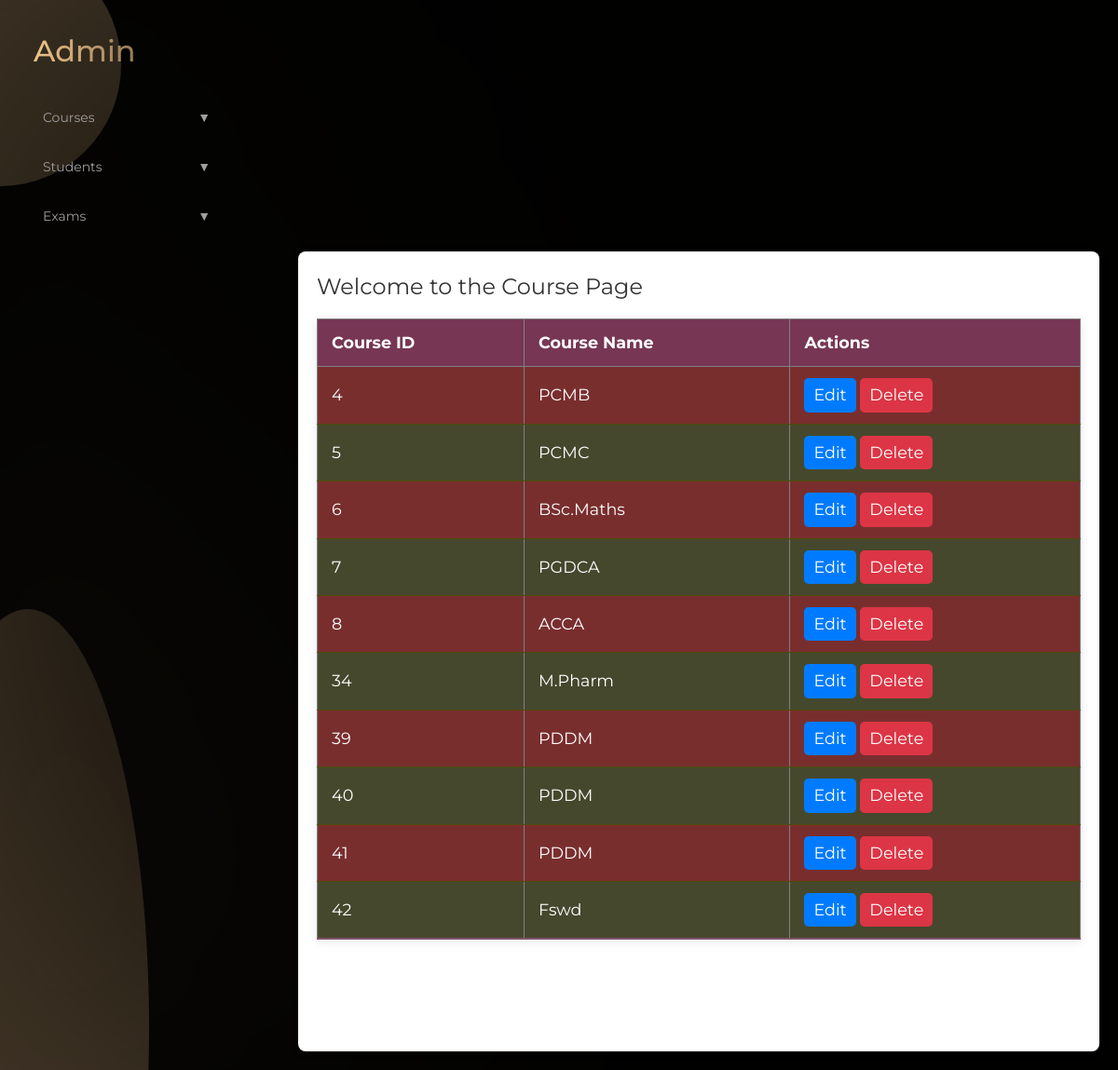
The page /view-course/ (signed in) on the database its author committed.
### myapp/models.py (models this page shows, shortened)
class Course(models.Model):
    course_name = models.CharField(max_length=255,default="s")

### myapp/views.py (the view)
# urls.py: path('view-course/', view_course, name='view_course'),
@login_required(login_url='adminlogin')
def view_course(request):
    course = Course.objects.all()  # Fetch all course data
    return render(request, 'admin/view_course.html', {'course': course})  # Pass the data in context

### templates/admin/view_course.html (shortened to what this page needs)
<!DOCTYPE html>
<html>
<head>
    <link href="https://stackpath.bootstrapcdn.com/bootstrap/4.5.2/css/bootstrap.min.css" rel="stylesheet">
</head>
<body>
  {% extends 'admin/dashboard.html' %}
  {% block mynav %}
  <section class="home-section">
      <p>Welcome to the Course Page</p>
      <table border="1">
          <thead>
              <tr>
                  <th>Course ID</th>
                  <th>Course Name</th>
                  <th>Actions</th>
              </tr>
          </thead>
          <tbody>
              {% for course in course %}
              <tr id="course-{{ course.id }}">
                  <td>{{ course.id }}</td>
                  <td class="course-name">{{ course.course_name }}</td>
                  <td>
                      <button class="edit-btn" data-toggle="modal" data-target="#editCourseModal"
                              data-id="{{ course.id }}"
                              data-name="{{ course.course_name }}">Edit</button>
                      <button class="delete-btn" data-id="{{ course.id }}">Delete</button>
                  </td>
              </tr>
              {% endfor %}
          </tbody>
      </table>
  </section>
{% endblock %}

### templates/admin/view_course.html (style rules this page uses)
body { font-family: Arial, sans-serif; background-color: #f4f4f9; margin: 0; padding: 0; box-sizing: border-box; }
section.home-section { padding: 20px; margin-top: -550px; }
table { width: 100%; border-collapse: collapse; margin-bottom: 100px; font-size: 1.1em; background-color: rgb(121, 46, 46); box-shadow: 0 2px 10px rgba(0, 0, 0, 0.1); }
table thead { background-color: #763654; color: white; }
table thead th { padding: 12px 15px; text-align: left; }
table tbody tr { border-bottom: 1px solid #514b0b; }
table tbody tr:nth-of-type(even) { background-color: #46482d; }
table tbody tr:last-of-type { border-bottom: 2px solid #835573ed; }
table tbody td { padding: 12px 15px; }
section.home-section { background-color: #fff; border-radius: 8px; box-shadow: 0 2px 10px rgba(0, 0, 0, 0.1); }
p { font-size: 1.5em; color: #333; margin: 0 0 20px; }
.edit-btn, .delete-btn { cursor: pointer; color: white; padding: 5px 10px; border: none; border-radius: 5px; }
.edit-btn { background-color: #007bff; }
.delete-btn { background-color: #dc3545; }

### templates/admin/dashboard.html (style rules this page uses)
* { font-family: "Montserrat", sans-serif; }
body { background: #010100; color: rgb(211, 200, 114); }
body::before, body::after { content: ''; position: fixed; width: 260px; background: #EEC48B; opacity: 0.3; border-radius: 50%; z-index: -2; }
body::before { height: 260px; top: -60px; left: 0; transform: translateX(-50%); }
body::after { height: 900px; bottom: 0px; left: -100px; transform: translateY(45%); }

### rows shown on the page
Course: id "4", course_name "PCMB"
Course: id "5", course_name "PCMC"
Course: id "6", course_name "BSc.Maths"
Course: id "7", course_name "PGDCA"
Course: id "8", course_name "ACCA"
Course: id "34", course_name "M.Pharm"
Course: id "39", course_name "PDDM"
Course: id "40", course_name "PDDM"
Course: id "41", course_name "PDDM"
Course: id "42", course_name "Fswd"
